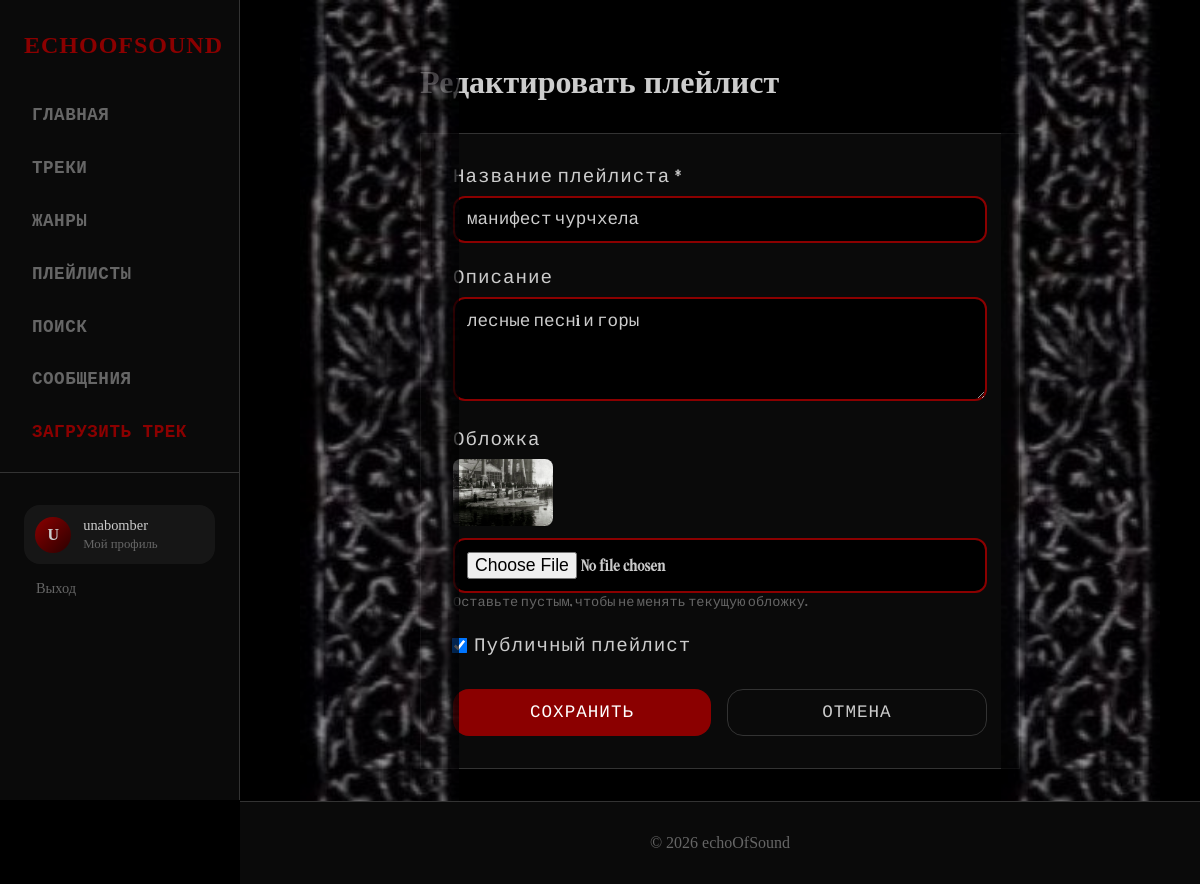
Page /playlist/playlist-f78c837b/edit/ (signed in) on the committed database.
### catalog/models.py (models this page shows, shortened)
class Playlist(models.Model): #плейлисты пользователя
    name = models.CharField(
        max_length=200,
        verbose_name="Название плейлиста"
    )
    slug = models.SlugField(
        max_length=200,
        unique=True,
        verbose_name="URL идентификатор"
    )
    user = models.ForeignKey(
        User,
        on_delete=models.CASCADE,
        related_name='playlists',
        verbose_name="Владелец"
    )
    description = models.TextField(
        verbose_name="Описание",
        blank=True
    )
    cover = models.ImageField(
        upload_to='playlists/',
        verbose_name="Обложка плейлиста",
        blank=True,
        null=True
    )
    is_public = models.BooleanField(
        default=True,
        verbose_name="Публичный плейлист"
    )
    created_at = models.DateTimeField(
        auto_now_add=True,
        verbose_name="Дата создания"
    )
    updated_at = models.DateTimeField(
        auto_now=True,
        verbose_name="Дата обновления"
    )
    class Meta:
        verbose_name = "Плейлист"
        verbose_name_plural = "Плейлисты"
        ordering = ['-created_at']

### catalog/views.py (the view, shortened to what this page needs)
# urls.py: path('playlist/<slug:slug>/edit/', views.playlist_edit, name='playlist_edit'),
@login_required
def playlist_edit(request, slug):
    playlist = get_object_or_404(Playlist, slug=slug)
    if playlist.user != request.user:
        return redirect('playlist_detail', slug=slug)
    return render(request, 'catalog/playlist_edit.html', {'playlist': playlist})

### templates/catalog/playlist_edit.html (shortened to what this page needs)
{% extends 'catalog/base.html' %}
{% block content %}
<div style="margin-top: 2rem; max-width: 600px; margin-left: auto; margin-right: auto;">
    <h1 style="color: var(--text-light); margin-bottom: 2rem;">Редактировать плейлист</h1>
    <form method="post" enctype="multipart/form-data" class="pixel-form"
          style="background: var(--bg-card); border: 1px solid var(--border-color); padding: 2rem;">
        <div class="form-group">
            <label for="name" style="color: var(--text-light); margin-bottom: 0.5rem; display: block;">
                Название плейлиста *
            </label>
            <input type="text"
                   name="name"
                   id="name"
                   class="form-control"
                   value="{{ playlist.name }}"
                   required>
        </div>
        <div class="form-group">
            <label for="description" style="color: var(--text-light); margin-bottom: 0.5rem; display: block;">
                Описание
            </label>
            <textarea name="description"
                      id="description"
                      class="form-control"
                      rows="4">{{ playlist.description }}</textarea>
        </div>
        <div class="form-group">
            <label for="cover" style="color: var(--text-light); margin-bottom: 0.5rem; display: block;">
                Обложка
            </label>
            {% if playlist.cover %}
                <div style="margin-bottom: 0.5rem;">
                    <img src="{{ playlist.cover.url }}" width="100" style="border-radius: 8px;">
                </div>
            {% endif %}
            <input type="file" name="cover" id="cover" class="form-control" accept="image/*">
            <small class="form-text">Оставьте пустым, чтобы не менять текущую обложку.</small>
        </div>
        <div class="form-group">
            <label style="color: var(--text-light); display: flex; align-items: center; cursor: pointer;">
                <input type="checkbox"
                       name="is_public"
                       {% if playlist.is_public %}checked{% endif %}
                       style="margin-right: 0.5rem;">
                Публичный плейлист
            </label>
        </div>
        <div style="display: flex; gap: 1rem; margin-top: 2rem;">
            <button type="submit" class="btn btn-primary" style="flex: 1;">Сохранить</button>
            <a href="{% url 'playlist_detail' playlist.slug %}" class="btn btn-outline" style="flex: 1; text-align: center;">Отмена</a>
        </div>
    </form>
</div>
{% endblock %}

### templates/catalog/base.html (shortened to what this page needs)
<!DOCTYPE html>
<html lang="ru">
<head>
    {% load static %}
    <link rel="stylesheet" href="{% static 'css/style.css' %}?v=3">
</head>
<body>
<div class="sidebar">
    <div class="sidebar-brand">
        <h2>echoOfSound</h2>
    </div>
    <nav>
        <ul class="sidebar-nav">
            <li><a href="{% url 'home' %}" class="{% if request.resolver_match.url_name == 'home' %}active{% endif %}">Главная</a></li>
            <li><a href="{% url 'track_list' %}" class="{% if request.resolver_match.url_name == 'track_list' %}active{% endif %}">Треки</a></li>
            <li><a href="{% url 'genre_list' %}" class="{% if request.resolver_match.url_name == 'genre_list' %}active{% endif %}">Жанры</a></li>
            <li><a href="{% url 'playlist_list' %}" class="{% if request.resolver_match.url_name == 'playlist_list' %}active{% endif %}">Плейлисты</a></li>
            <li><a href="{% url 'search' %}" class="{% if request.resolver_match.url_name == 'search' %}active{% endif %}">Поиск</a></li>
            {% if user.is_authenticated %}
            <li><a href="{% url 'messages_list' %}" class="{% if request.resolver_match.url_name == 'messages_list' or request.resolver_match.url_name == 'conversation' %}active{% endif %}">Сообщения</a></li>
            <li><a href="{% url 'track_upload' %}" class="{% if request.resolver_match.url_name == 'track_upload' %}active{% endif %}" style="color: var(--primary-color);">Загрузить трек</a></li>
            {% endif %}
        </ul>
    </nav>
    <div class="sidebar-divider"></div>
    <div class="sidebar-user">
        {% if user.is_authenticated %}
            <div class="sidebar-user-info">
                <div class="user-avatar">{{ user.username|slice:":1"|upper }}</div>
                <div>
                    <div class="user-name">{{ user.username }}</div>
                    <a href="{% url 'my_profile' %}" style="font-size: 0.8rem; color: var(--text-muted); text-decoration: none;">Мой профиль</a>
                </div>
            </div>
            <a href="{% url 'logout' %}" style="display: block; padding: 0.5rem 0.75rem; color: var(--text-muted); text-decoration: none; font-size: 0.9rem;">Выход</a>
        {% else %}
            <a href="{% url 'login' %}" class="btn btn-primary" style="width: 100%; text-align: center; margin-bottom: 0.5rem;">Вход</a>
            <a href="{% url 'register' %}" class="btn btn-outline" style="width: 100%; text-align: center;">Регистрация</a>
        {% endif %}
    </div>
</div>
<div class="main-content">
    <div class="container">
        {% block content %}
        {% endblock %}
    </div>
    <footer>
        <p>&copy; 2026 echoOfSound</p>
    </footer>
</div>
    {% load static %}
</body>
</html>

### static/css/style.css (style rules this page uses)
:root { --primary-color: #8b0000; --primary-hover: #a00000; --secondary-color: #4a0000; --accent-color: #666666; --bg-dark: #000000; --bg-card: #0a0a0a; --bg-hover: #1a1a1a; --text-light: #cccccc; --text-muted: #666666; --border-color: #333333; }
* { margin: 0; padding: 0; box-sizing: border-box; }
body { font-family: 'Georgia', 'Times New Roman', serif; background-color: var(--bg-dark); color: var(--text-light); min-height: 100vh; display: flex; }
.sidebar { width: 240px; background-color: var(--bg-card); border-right: 1px solid var(--border-color); position: fixed; height: 100vh; overflow-y: auto; padding: 2rem 0; }
.sidebar-brand { padding: 0 1.5rem; margin-bottom: 2rem; }
.sidebar-brand h2 { font-size: 1.5rem; font-weight: 700; color: var(--primary-color); letter-spacing: 1px; text-transform: uppercase; font-family: 'Georgia', serif; }
.sidebar-nav { list-style: none; }
.sidebar-nav li { margin-bottom: 0.5rem; }
.sidebar-nav a { display: block; padding: 0.75rem 1.5rem; color: var(--text-muted); text-decoration: none; transition: all 0.2s; border-left: 3px solid transparent; }
.sidebar-divider { height: 1px; background-color: var(--border-color); margin: 1rem 0; }
.sidebar-user { padding: 0 1.5rem; margin-top: 2rem; }
.sidebar-user-info { display: flex; align-items: center; gap: 0.75rem; padding: 0.75rem; background-color: var(--bg-hover); border-radius: 16px; margin-bottom: 0.5rem; }
.user-avatar { width: 36px; height: 36px; border-radius: 50%; background: linear-gradient(135deg, var(--primary-color), var(--secondary-color)); display: flex; align-items: center; justify-content: center; font-weight: 600; font-size: 0.9rem; }
.user-name { font-size: 0.9rem; font-weight: 500; }
.main-content { margin-left: 240px; flex: 1; min-height: 100vh; display: flex; flex-direction: column; }
.container { max-width: 1400px; margin: 0 auto; padding: 2rem; flex: 1; }
.btn { padding: 0.75rem 1.5rem; border-radius: 16px; font-weight: 500; text-decoration: none; display: inline-block; transition: all 0.2s; border: none; cursor: pointer; font-size: 1rem; }
.btn-primary { background-color: var(--primary-color); color: white; }
.btn-outline { background-color: transparent; color: var(--text-light); border: 1px solid var(--border-color); }
.form-group { margin-bottom: 1.5rem; }
.form-control { width: 100%; padding: 0.75rem; background-color: var(--bg-dark); border: 1px solid var(--border-color); border-radius: 12px; color: var(--text-light); font-size: 1rem; transition: all 0.2s; }
.form-text { font-size: 0.85rem; color: var(--text-muted); margin-top: 0.25rem; }
footer { position: relative; background-color: var(--bg-card); z-index: 10001; border-top: 1px solid var(--border-color); padding: 2rem; text-align: center; color: var(--text-muted); margin-top: auto; transform: translateZ(0); }
.sidebar-nav { padding: 0 0.5rem; }
.sidebar-nav li { margin-bottom: 0.25rem; }
.sidebar-nav a { display: flex; align-items: center; padding: 0.6rem 1.2rem; border-radius: 12px; font-weight: 500; transition: all 0.2s; border-left: none; }
.sidebar-user-info { background: rgba(255,255,255,0.05); border-radius: 16px; padding: 0.7rem; transition: 0.2s; }
.user-avatar { background: linear-gradient(135deg, var(--primary-color), #2a0000); font-size: 1rem; }
.sidebar-nav a { font-family: 'Courier New', 'VT323', monospace; font-size: 1.1rem; letter-spacing: 0.5px; padding: 0.9rem 1.5rem; font-weight: 600; text-transform: uppercase; border-radius: 0; }
.pixel-form, .pixel-form * { font-family: 'pixelta', 'Courier New', monospace !important; font-smooth: never; -webkit-font-smoothing: none; }
.pixel-form { max-width: 800px; width: 100%; margin: 0 auto; }
.pixel-form .form-group label { font-size: 1.2rem; letter-spacing: 1px; color: var(--primary-color); margin-bottom: 0.75rem; display: block; }
.pixel-form .form-control, .pixel-form input, .pixel-form textarea, .pixel-form select { background-color: #000; border: 2px solid var(--primary-color); color: var(--text-light); font-size: 1.1rem; padding: 0.75rem; width: 100%; font-family: 'pixelta', monospace !important; }
.pixel-form textarea { font-size: 1rem; }
.pixel-form input[type="checkbox"] { width: auto; transform: scale(1.2); margin-right: 0.5rem; }
.pixel-form .btn { font-family: 'pixelta', monospace !important; font-size: 1.1rem; padding: 0.75rem 1rem; text-transform: uppercase; letter-spacing: 1px; }
.pixel-form * { font-smooth: never; -webkit-font-smoothing: none; text-rendering: geometricPrecision; }

### rows in the picture
Playlist: name "манифест чурчхела", description "лесные песнi и горы", cover (picture), is_public "☑"

### other values in the picture
{{ user.username|slice:":1"|upper }} "U"
{{ user.username }} "unabomber"
